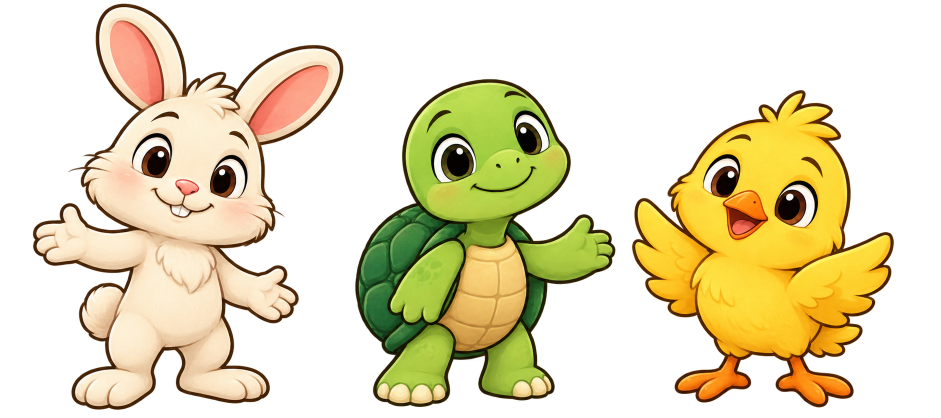
#> input picture assets/characters.png, 1881 x 836 px (shown at 1/2 size)
$ python render.py
#> lines starting #> are read from the running program, lines starting #| are printed output that depends on the picture
"""Profil karakterleriyle EMA sesli kısa pilot; 20 dakikalık bölüm değildir."""
from pathlib import Path
import argparse, math, subprocess, wave
from PIL import Image, ImageDraw, ImageFont
R=Path(__file__).resolve().parent; O=R/'output'; O.mkdir(exist_ok=True)
p=argparse.ArgumentParser(); p.add_argument('--silent-test',action='store_true'); a=p.parse_args()
scenes=[('Üç Minik Bir Macera','Merhaba minik dostlar! Mino, Tosi ve Piko bugün ormanda buluştular. Mino kırmızı topuyla oynamak istiyordu. Ama topunu bıraktığı yerde bulamadı. Arkadaşları ona yardım etmeye karar verdiler.'),('Kırmızı top nerede?','Üç arkadaş çiçeklerin yanına baktılar. Sarı çiçeklerin arasında top yoktu. Piko ağacın yanına doğru uçtu. Bakın, dedi, kırmızı top ağacın yanında! Mino arkadaşlarına teşekkür etti.'),('Birlikte oynamak güzel!','Topunu bulan Mino arkadaşlarını oyuna çağırdı. Önce topu Tosiye yuvarladı. Tosi de Pikoya gönderdi. Üç arkadaş sırayla oynadılar. Yardımlaşınca topu bulmuş, paylaşınca daha çok eğlenmişlerdi.')]
sheet=Image.open(R/'assets/characters.png').convert('RGBA'); sprites=[]
#> further down, sheet is the input picture: PIL image 1881x836 RGBA; mean R, G, B, A 85.2, 75.3, 41, 107.4
for left,right,h in [(0,700,390),(700,1245,310),(1245,sheet.width,285)]:
 s=sheet.crop((left,0,right,sheet.height)); b=s.getchannel('A').getbbox()
 if not b: raise ValueError('Boş karakter')
 s=s.crop(b); s.thumbnail((390,h),Image.Resampling.LANCZOS); sprites.append(s)
#> this loop made 3 passes
#> b on passes 1 to 3: (62, 0, 691, 822), (8, 105, 536, 819), (15, 177, 576, 820)
#> pass 1, `s = sheet.crop((left, 0, right, sheet.height))`:
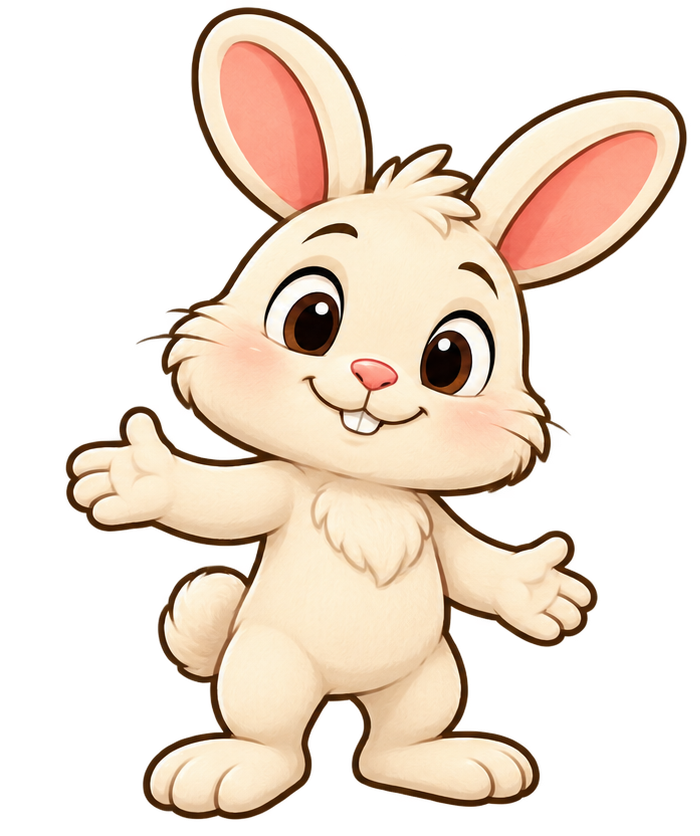
#> s: PIL image 700x836 RGBA; mean R, G, B, A 101.8, 87, 73.7, 113.6; transparent parts drawn white
#> pass 1, `s = s.crop(b)`:
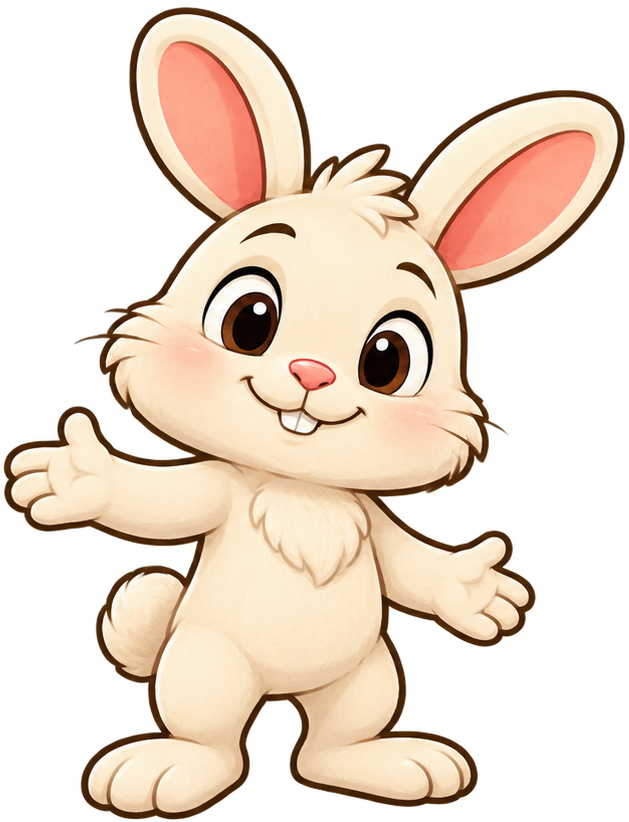
#> s: PIL image 629x822 RGBA; mean R, G, B, A 115.3, 98.5, 83.5, 128.5; transparent parts drawn white
#> pass 2, `s = sheet.crop((left, 0, right, sheet.height))`:
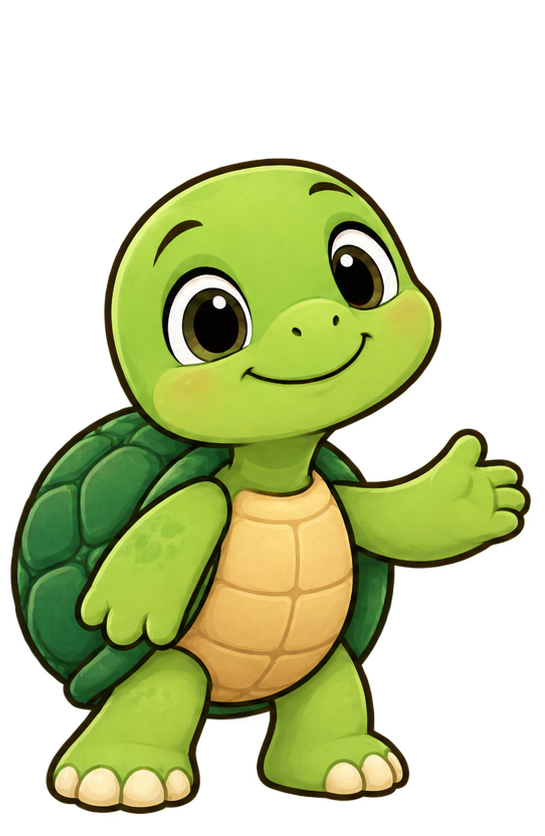
#> s: PIL image 545x836 RGBA; mean R, G, B, A 65.4, 73.1, 29, 116.3; transparent parts drawn white
#> pass 2, `s = s.crop(b)`:
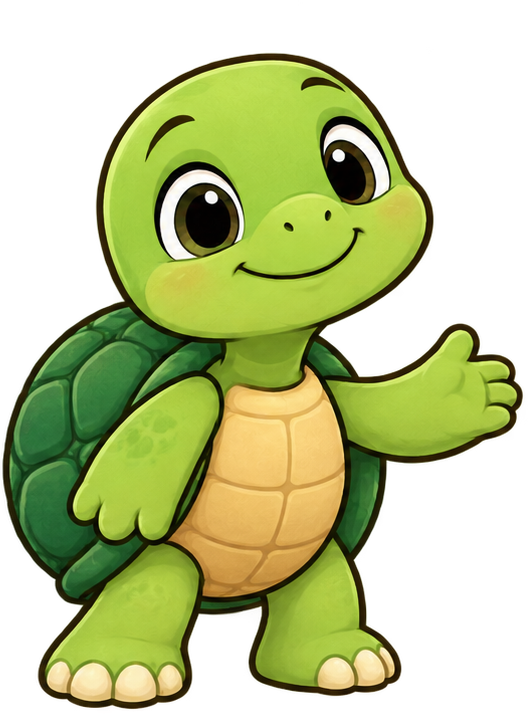
#> s: PIL image 528x714 RGBA; mean R, G, B, A 79, 88.3, 35.1, 140.5; transparent parts drawn white
#> after the loop:
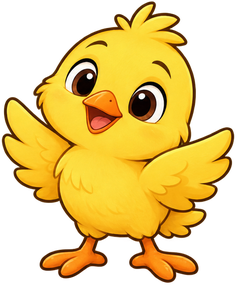
#> s: PIL image 249x285 RGBA; mean R, G, B, A 122.7, 94.1, 22.6, 137.2; transparent parts drawn white
#> after the loop, sprites = 3 items
font=ImageFont.truetype('/usr/share/fonts/truetype/dejavu/DejaVuSans.ttf',38)

BACKGROUND=Image.open(R/'assets/forest.png').convert('RGB').resize((1280,720),Image.Resampling.LANCZOS)
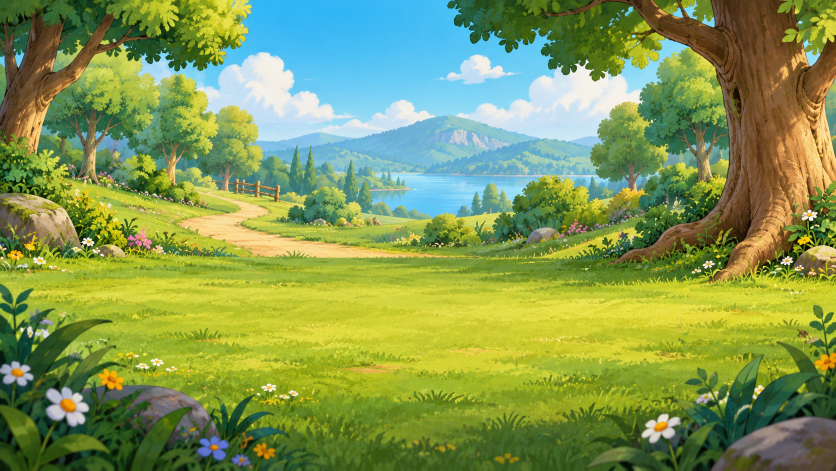
#> input picture assets/forest.png, 1672 x 941 px (shown at 1/2 size)
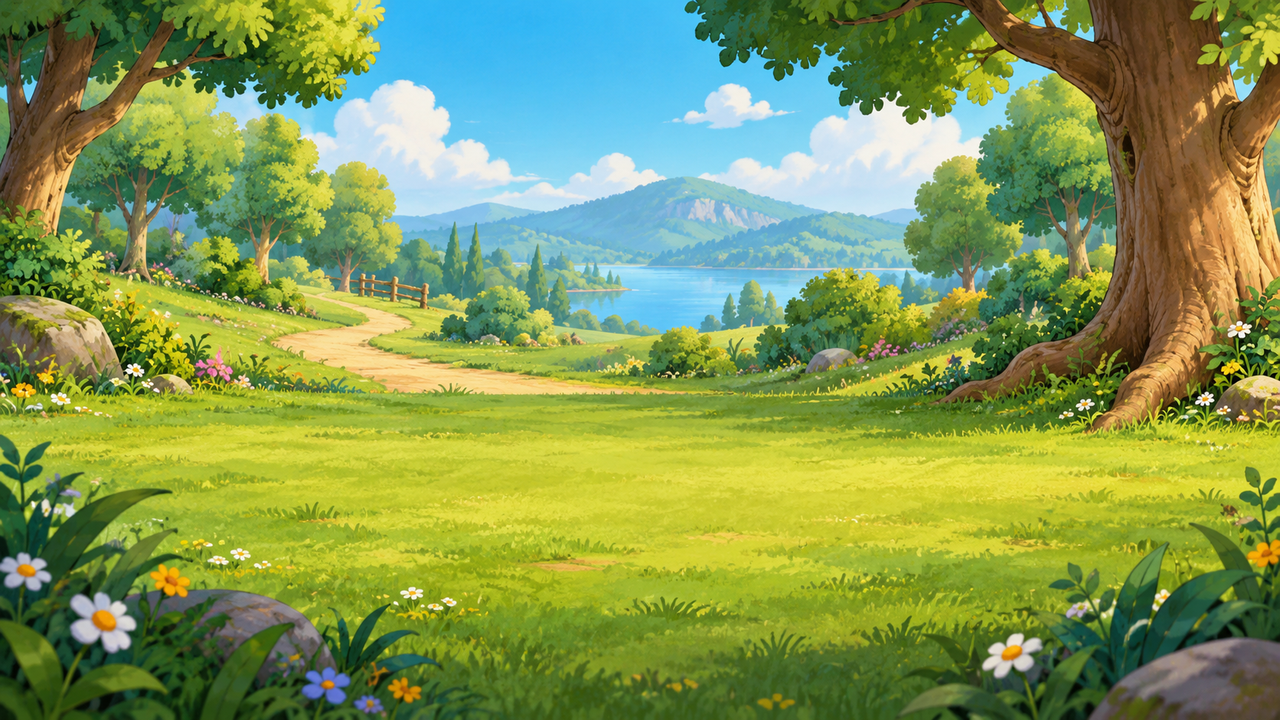
#> BACKGROUND: PIL image 1280x720 RGB; mean R, G, B 130, 152.4, 83.8

def draw(i,t):
 im=BACKGROUND.copy(); d=ImageDraw.Draw(im)
 poses=[[160,510,850],[80,440,750],[150,500,880]][i]
 for j,sprite in enumerate(sprites):
  x=poses[j]; y=650-sprite.height+int(3*math.sin(t*2+j))
  if i==1:
   x+=int(min(t/7,1)*90)
   if j==2: y-=int(30+12*math.sin(t*2))
  if i==2: x+=int(10*math.sin(t*.8+j))
  # Small ground shadow supports visual contact with the illustrated ground.
  d.ellipse((x+sprite.width*.2,642,x+sprite.width*.8,656),fill='#65844b')
  im.paste(sprite,(x,y),sprite)
 bx=1100 if i<2 else int(420+400*(.5+.5*math.sin(t*.8)))
 d=ImageDraw.Draw(im)
 d.ellipse((bx-28,602,bx+28,658),fill='#ed6871',outline='#b74b54',width=4)
 d.arc((bx-23,607,bx+23,653),200,285,fill='#ffb5b7',width=5)
 # Alternating wide and medium views every five seconds. Ease camera position.
 shot=int(t/5)%3
 if shot:
  width=950 if shot==1 else 1050; height=int(width*720/1280)
  cx=(400 if i==0 else 950 if i==1 else 700)+12*math.sin(t*.3)
  left=max(0,min(1280-width,int(cx-width/2)))
  top=min(720-height,max(0,int(450-height/2)))
  im=im.crop((left,top,left+width,top+height)).resize((1280,720),Image.Resampling.BICUBIC)
 d=ImageDraw.Draw(im)
 d.rounded_rectangle((30,25,850,98),radius=22,fill='#fff9eb')
 d.text((52,39),scenes[i][0],font=font,fill='#415d66')
 return im

if not a.silent_test:
 from ema_lightning import EMA
#> (the run stopped early here; a loop or call above may not have finished)
